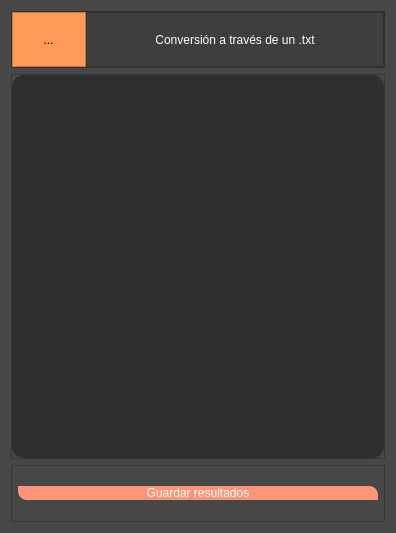
<?xml version="1.0" encoding="UTF-8"?>
<ui version="4.0">
 <class>Dialog</class>
 <widget class="QDialog" name="Dialog">
  <property name="geometry">
   <rect>
    <x>0</x>
    <y>0</y>
    <width>396</width>
    <height>533</height>
   </rect>
  </property>
  <property name="windowTitle">
   <string>Dialog</string>
  </property>
  <property name="styleSheet">
   <string notr="true">background-color: rgb(71, 71, 71);</string>
  </property>
  <layout class="QVBoxLayout" name="verticalLayout">
   <item>
    <widget class="QFrame" name="a_header">
     <property name="maximumSize">
      <size>
       <width>16777215</width>
       <height>74</height>
      </size>
     </property>
     <property name="styleSheet">
      <string notr="true">background-color: rgb(62, 62, 62);</string>
     </property>
     <property name="frameShape">
      <enum>QFrame::StyledPanel</enum>
     </property>
     <property name="frameShadow">
      <enum>QFrame::Raised</enum>
     </property>
     <layout class="QHBoxLayout" name="horizontalLayout">
      <property name="spacing">
       <number>0</number>
      </property>
      <property name="leftMargin">
       <number>0</number>
      </property>
      <property name="topMargin">
       <number>0</number>
      </property>
      <property name="rightMargin">
       <number>0</number>
      </property>
      <property name="bottomMargin">
       <number>0</number>
      </property>
      <item>
       <widget class="QFrame" name="frame">
        <property name="maximumSize">
         <size>
          <width>74</width>
          <height>16777215</height>
         </size>
        </property>
        <property name="styleSheet">
         <string notr="true">background-color: rgb(255, 154, 87);</string>
        </property>
        <property name="frameShape">
         <enum>QFrame::StyledPanel</enum>
        </property>
        <property name="frameShadow">
         <enum>QFrame::Raised</enum>
        </property>
        <layout class="QHBoxLayout" name="horizontalLayout_2">
         <property name="spacing">
          <number>0</number>
         </property>
         <property name="leftMargin">
          <number>0</number>
         </property>
         <property name="topMargin">
          <number>0</number>
         </property>
         <property name="rightMargin">
          <number>0</number>
         </property>
         <property name="bottomMargin">
          <number>0</number>
         </property>
         <item>
          <widget class="QToolButton" name="toolButton">
           <property name="styleSheet">
            <string notr="true">border: none;</string>
           </property>
           <property name="text">
            <string>...</string>
           </property>
           <property name="icon">
            <iconset resource="../recursos.qrc">
             <normaloff>:/iconos/icons/file.svg</normaloff>:/iconos/icons/file.svg</iconset>
           </property>
           <property name="iconSize">
            <size>
             <width>38</width>
             <height>38</height>
            </size>
           </property>
          </widget>
         </item>
        </layout>
       </widget>
      </item>
      <item>
       <widget class="QFrame" name="frame_2">
        <property name="frameShape">
         <enum>QFrame::StyledPanel</enum>
        </property>
        <property name="frameShadow">
         <enum>QFrame::Raised</enum>
        </property>
        <layout class="QHBoxLayout" name="horizontalLayout_3">
         <property name="spacing">
          <number>0</number>
         </property>
         <property name="leftMargin">
          <number>0</number>
         </property>
         <property name="topMargin">
          <number>0</number>
         </property>
         <property name="rightMargin">
          <number>0</number>
         </property>
         <property name="bottomMargin">
          <number>0</number>
         </property>
         <item>
          <widget class="QLabel" name="label">
           <property name="styleSheet">
            <string notr="true">color: white;
font: 27px &quot;Bahnschrift Condensed&quot;;</string>
           </property>
           <property name="text">
            <string>Conversión a través de un .txt</string>
           </property>
           <property name="alignment">
            <set>Qt::AlignCenter</set>
           </property>
          </widget>
         </item>
        </layout>
       </widget>
      </item>
     </layout>
    </widget>
   </item>
   <item>
    <widget class="QFrame" name="b_content">
     <property name="maximumSize">
      <size>
       <width>16777215</width>
       <height>385</height>
      </size>
     </property>
     <property name="styleSheet">
      <string notr="true"/>
     </property>
     <property name="frameShape">
      <enum>QFrame::StyledPanel</enum>
     </property>
     <property name="frameShadow">
      <enum>QFrame::Raised</enum>
     </property>
     <layout class="QHBoxLayout" name="horizontalLayout_4">
      <property name="spacing">
       <number>0</number>
      </property>
      <property name="leftMargin">
       <number>0</number>
      </property>
      <property name="topMargin">
       <number>0</number>
      </property>
      <property name="rightMargin">
       <number>0</number>
      </property>
      <property name="bottomMargin">
       <number>0</number>
      </property>
      <item>
       <widget class="QListWidget" name="view_temp">
        <property name="styleSheet">
         <string notr="true">border: none;
color: white;
padding: 9px;
font: 14pt &quot;MS Shell Dlg 2&quot;;
background-color: rgb(47, 47, 47);
border-radius: 12px;</string>
        </property>
       </widget>
      </item>
     </layout>
    </widget>
   </item>
   <item>
    <widget class="QFrame" name="frame_result">
     <property name="maximumSize">
      <size>
       <width>16777215</width>
       <height>68</height>
      </size>
     </property>
     <property name="frameShape">
      <enum>QFrame::StyledPanel</enum>
     </property>
     <property name="frameShadow">
      <enum>QFrame::Raised</enum>
     </property>
     <layout class="QVBoxLayout" name="verticalLayout_2">
      <property name="spacing">
       <number>0</number>
      </property>
      <property name="leftMargin">
       <number>6</number>
      </property>
      <property name="topMargin">
       <number>0</number>
      </property>
      <property name="rightMargin">
       <number>6</number>
      </property>
      <property name="bottomMargin">
       <number>0</number>
      </property>
      <item>
       <widget class="QPushButton" name="btn_save">
        <property name="styleSheet">
         <string notr="true">QPushButton {
border: none;
color: white;
font: 11pt &quot;Cascadia Code&quot;;
background-color: rgb(255, 148, 121);
border-top-right-radius: 9px;
border-bottom-left-radius: 9px;
}

QPushButton:pressed {
border: 2px solid rgb(255, 148, 121);
background-color: none;
color: rgb(255, 148, 121);

}</string>
        </property>
        <property name="text">
         <string>Guardar resultados</string>
        </property>
        <property name="icon">
         <iconset resource="../recursos.qrc">
          <normaloff>:/iconos/icons/check.svg</normaloff>:/iconos/icons/check.svg</iconset>
        </property>
        <property name="iconSize">
         <size>
          <width>27</width>
          <height>27</height>
         </size>
        </property>
       </widget>
      </item>
     </layout>
    </widget>
   </item>
  </layout>
 </widget>
 <resources>
  <include location="../recursos.qrc"/>
 </resources>
 <connections/>
</ui>
